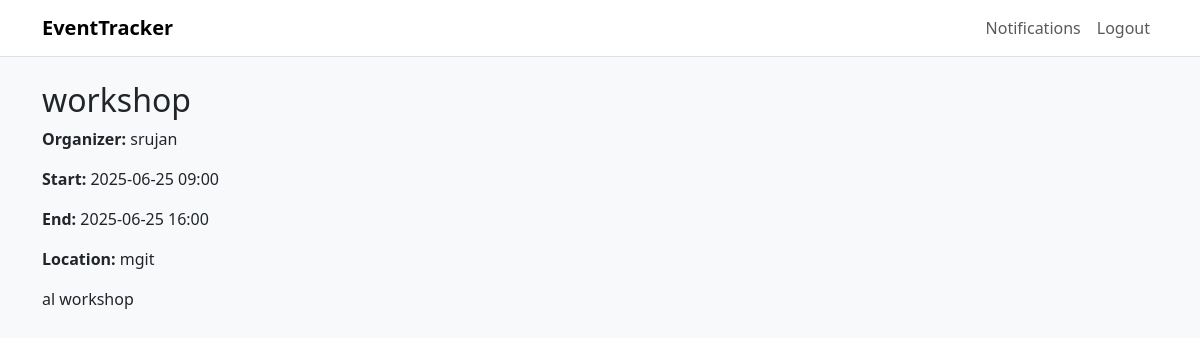
The page /events/1/ (signed in) on the database its author committed.
### events/models.py (models this page shows, shortened)
class Event(models.Model):
    title = models.CharField(max_length=100)
    description = models.TextField(blank=True)
    start_time = models.DateTimeField() # Timezone-aware datetime
    end_time = models.DateTimeField()   # Timezone-aware datetime
    location = models.CharField(max_length=200)
    organizer = models.ForeignKey(settings.AUTH_USER_MODEL, on_delete=models.SET_NULL, null=True, blank=True, related_name='organized_events')
    attendees = models.ManyToManyField(settings.AUTH_USER_MODEL, related_name='attended_events', blank=True) # Changed related_name
    max_attendees = models.PositiveIntegerField(null=True, blank=True, help_text="Leave blank for unlimited attendees.")
    is_external = models.BooleanField(default=False, help_text="Check if this is an external event (student-created).")
    requires_proof = models.BooleanField(default=False, help_text="Check if proof upload is required for this event.")
    guest_numbers = models.TextField(blank=True, help_text="Comma-separated roll numbers of guest participants.")
    created_at = models.DateTimeField(auto_now_add=True)
    updated_at = models.DateTimeField(auto_now=True)

### accounts/models.py (models this page shows, shortened)
class CustomUser(AbstractUser):
    ROLE_CHOICES = (
        ('student', 'Student'),
        ('faculty', 'Faculty'),
        ('admin', 'Admin'),
    )
    role = models.CharField(
        max_length=10,
        choices=ROLE_CHOICES,
        default='student'
    )
    batch = models.CharField(
        max_length=50,
        blank=True,
        null=True,
        help_text="e.g., 'VI-IT', 'VII-CSE'"
    )
    email = models.EmailField(
        unique=True,
        blank=False,
        null=False
    )
    REQUIRED_FIELDS = ['email', 'role']
    def get_full_name(self):
        full_name = f"{self.first_name} {self.last_name}".strip()
        return full_name or self.username

### events/views.py (the view)
# urls.py: path('events/<int:pk>/',     event_detail, name='event_detail'),
@login_required
def event_detail(request, pk):
    ev = get_object_or_404(Event, pk=pk)
    is_registered = request.user in ev.attendees.all()
    is_organizer  = (request.user == ev.organizer) or is_admin(request.user)
    attendees     = ev.attendees.order_by('username')
    return render(request, 'events/event_detail.html', {
        'event': ev,
        'is_registered':   is_registered,
        'is_organizer':    is_organizer,
        'registered_attendees': attendees,
    })

### templates/events/event_detail.html (shortened to what this page needs)
{% extends 'base.html' %}
{% block content %}
<h2>{{ event.title }}</h2>
<p><strong>Organizer:</strong> {{ event.organizer.get_full_name|default:event.organizer.username }}</p>
<p><strong>Start:</strong> {{ event.start_time|date:"Y-m-d H:i" }}</p>
<p><strong>End:</strong> {{ event.end_time|date:"Y-m-d H:i" }}</p>
{% if event.location %}
    <p><strong>Location:</strong> {{ event.location }}</p>
{% endif %}
<p>{{ event.description }}</p>
{% endblock %}

### static/css/style.css (style rules this page uses)
body { background-color: #f0f8ff; }

### rows shown on the page
Event: title "workshop", organizer.get_full_name "srujan", start_time "2025-06-25 09:00", end_time "2025-06-25 16:00", location "mgit", description "al workshop"
